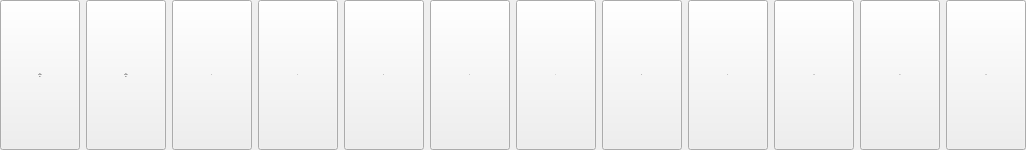
             <widget class="QWidget" name="page_4">
              <layout class="QHBoxLayout" name="horizontalLayout_10">
               <property name="leftMargin">
                <number>0</number>
               </property>
               <property name="topMargin">
                <number>0</number>
               </property>
               <property name="rightMargin">
                <number>0</number>
               </property>
               <property name="bottomMargin">
                <number>0</number>
               </property>
               <item>
                <widget class="QPushButton" name="mBtn_Clear_TestTable_3">
                 <property name="sizePolicy">
                  <sizepolicy hsizetype="Minimum" vsizetype="Minimum">
                   <horstretch>0</horstretch>
                   <verstretch>0</verstretch>
                  </sizepolicy>
                 </property>
                 <property name="minimumSize">
                  <size>
                   <width>0</width>
                   <height>40</height>
                  </size>
                 </property>
                 <property name="font">
                  <font>
                   <pointsize>-1</pointsize>
                  </font>
                 </property>
                 <property name="styleSheet">
                  <string notr="true">QPushButton{ 
	border-radius:8px;
	background-color:rgb(31, 78, 121);
	font-size:26px; 
	color:white;
}
QPushButton:hover{
	font-size:26px; 
	color:white;	
}

QPushButton:pressed{
	background-color:rgb(31, 78, 121);
};
</string>
                 </property>
                 <property name="text">
                  <string>NT-
ProBNP

180</string>
                 </property>
                 <property name="checkable">
                  <bool>true</bool>
                 </property>
                 <property name="autoRepeat">
                  <bool>false</bool>
                 </property>
                </widget>
               </item>
               <item>
                <widget class="QPushButton" name="mBtn_Clear_TestTable_23">
                 <property name="sizePolicy">
                  <sizepolicy hsizetype="Minimum" vsizetype="Minimum">
                   <horstretch>0</horstretch>
                   <verstretch>0</verstretch>
                  </sizepolicy>
                 </property>
                 <property name="minimumSize">
                  <size>
                   <width>0</width>
                   <height>40</height>
                  </size>
                 </property>
                 <property name="font">
                  <font>
                   <pointsize>-1</pointsize>
                  </font>
                 </property>
                 <property name="styleSheet">
                  <string notr="true">QPushButton{ 
	border-radius:8px;
	background-color:rgb(107, 203, 96);
	font-size:23px; 
	color: rgb(64, 64, 64);
}
QPushButton:hover{
	font-size:23px; 
	color:black;	
}

QPushButton:pressed{
	background-color:rgb(31, 78, 121);
};
</string>
                 </property>
                 <property name="text">
                  <string>NT-
ProBNP

180</string>
                 </property>
                 <property name="checkable">
                  <bool>true</bool>
                 </property>
                 <property name="autoRepeat">
                  <bool>false</bool>
                 </property>
                </widget>
               </item>
               <item>
                <widget class="QPushButton" name="mBtn_Clear_TestTable_17">
                 <property name="sizePolicy">
                  <sizepolicy hsizetype="Minimum" vsizetype="Minimum">
                   <horstretch>0</horstretch>
                   <verstretch>0</verstretch>
                  </sizepolicy>
                 </property>
                 <property name="minimumSize">
                  <size>
                   <width>0</width>
                   <height>40</height>
                  </size>
                 </property>
                 <property name="font">
                  <font>
                   <pointsize>-1</pointsize>
                  </font>
                 </property>
                 <property name="styleSheet">
                  <string notr="true">QPushButton{ 
	border-radius:8px;
	background-color:rgb(205,206,214);
	font-size:26px; 
	color:black;
}
QPushButton:hover{
	font-size:26px; 
	color:black;	
}

QPushButton:pressed{
	background-color:rgb(31, 78, 121);
};
</string>
                 </property>
                 <property name="text">
                  <string>3</string>
                 </property>
                 <property name="checkable">
                  <bool>true</bool>
                 </property>
                 <property name="autoRepeat">
                  <bool>false</bool>
                 </property>
                </widget>
               </item>
               <item>
                <widget class="QPushButton" name="mBtn_Clear_TestTable_19">
                 <property name="sizePolicy">
                  <sizepolicy hsizetype="Minimum" vsizetype="Minimum">
                   <horstretch>0</horstretch>
                   <verstretch>0</verstretch>
                  </sizepolicy>
                 </property>
                 <property name="minimumSize">
                  <size>
                   <width>0</width>
                   <height>40</height>
                  </size>
                 </property>
                 <property name="font">
                  <font>
                   <pointsize>-1</pointsize>
                  </font>
                 </property>
                 <property name="styleSheet">
                  <string notr="true">QPushButton{ 
	border-radius:8px;
	background-color:rgb(205,206,214);
	font-size:26px; 
	color:black;
}
QPushButton:hover{
	font-size:26px; 
	color:black;	
}

QPushButton:pressed{
	background-color:rgb(31, 78, 121);
};
</string>
                 </property>
                 <property name="text">
                  <string>4</string>
                 </property>
                 <property name="checkable">
                  <bool>true</bool>
                 </property>
                 <property name="autoRepeat">
                  <bool>false</bool>
                 </property>
                </widget>
               </item>
               <item>
                <widget class="QPushButton" name="mBtn_Clear_TestTable_18">
                 <property name="sizePolicy">
                  <sizepolicy hsizetype="Minimum" vsizetype="Minimum">
                   <horstretch>0</horstretch>
                   <verstretch>0</verstretch>
                  </sizepolicy>
                 </property>
                 <property name="minimumSize">
                  <size>
                   <width>0</width>
                   <height>40</height>
                  </size>
                 </property>
                 <property name="font">
                  <font>
                   <pointsize>-1</pointsize>
                  </font>
                 </property>
                 <property name="styleSheet">
                  <string notr="true">QPushButton{ 
	border-radius:8px;
	background-color:rgb(205,206,214);
	font-size:26px; 
	color:black;
}
QPushButton:hover{
	font-size:26px; 
	color:black;	
}

QPushButton:pressed{
	background-color:rgb(31, 78, 121);
};
</string>
                 </property>
                 <property name="text">
                  <string>5</string>
                 </property>
                 <property name="checkable">
                  <bool>true</bool>
                 </property>
                 <property name="autoRepeat">
                  <bool>false</bool>
                 </property>
                </widget>
               </item>
               <item>
                <widget class="QPushButton" name="mBtn_Clear_TestTable_25">
                 <property name="sizePolicy">
                  <sizepolicy hsizetype="Minimum" vsizetype="Minimum">
                   <horstretch>0</horstretch>
                   <verstretch>0</verstretch>
                  </sizepolicy>
                 </property>
                 <property name="minimumSize">
                  <size>
                   <width>0</width>
                   <height>150</height>
                  </size>
                 </property>
                 <property name="font">
                  <font>
                   <pointsize>-1</pointsize>
                  </font>
                 </property>
                 <property name="styleSheet">
                  <string notr="true">QPushButton{ 
	border-radius:8px;
	background-color:rgb(205,206,214);
	font-size:26px; 
	color:black;
}
QPushButton:hover{
	font-size:26px; 
	color:black;	
}

QPushButton:pressed{
	background-color:rgb(31, 78, 121);
};
</string>
                 </property>
                 <property name="text">
                  <string>6</string>
                 </property>
                 <property name="checkable">
                  <bool>true</bool>
                 </property>
                 <property name="autoRepeat">
                  <bool>false</bool>
                 </property>
                </widget>
               </item>
               <item>
                <widget class="QPushButton" name="mBtn_Clear_TestTable_22">
                 <property name="sizePolicy">
                  <sizepolicy hsizetype="Minimum" vsizetype="Minimum">
                   <horstretch>0</horstretch>
                   <verstretch>0</verstretch>
                  </sizepolicy>
                 </property>
                 <property name="minimumSize">
                  <size>
                   <width>0</width>
                   <height>40</height>
                  </size>
                 </property>
                 <property name="font">
                  <font>
                   <pointsize>-1</pointsize>
                  </font>
                 </property>
                 <property name="styleSheet">
                  <string notr="true">QPushButton{ 
	border-radius:8px;
	background-color:rgb(205,206,214);
	font-size:26px; 
	color:black;
}
QPushButton:hover{
	font-size:26px; 
	color:black;	
}

QPushButton:pressed{
	background-color:rgb(31, 78, 121);
};
</string>
                 </property>
                 <property name="text">
                  <string>7</string>
                 </property>
                 <property name="checkable">
                  <bool>true</bool>
                 </property>
                 <property name="autoRepeat">
                  <bool>false</bool>
                 </property>
                </widget>
               </item>
               <item>
                <widget class="QPushButton" name="mBtn_Clear_TestTable_15">
                 <property name="sizePolicy">
                  <sizepolicy hsizetype="Minimum" vsizetype="Minimum">
                   <horstretch>0</horstretch>
                   <verstretch>0</verstretch>
                  </sizepolicy>
                 </property>
                 <property name="minimumSize">
                  <size>
                   <width>0</width>
                   <height>40</height>
                  </size>
                 </property>
                 <property name="font">
                  <font>
                   <pointsize>-1</pointsize>
                  </font>
                 </property>
                 <property name="styleSheet">
                  <string notr="true">QPushButton{ 
	border-radius:8px;
	background-color:rgb(205,206,214);
	font-size:26px; 
	color:black;
}
QPushButton:hover{
	font-size:26px; 
	color:black;	
}

QPushButton:pressed{
	background-color:rgb(31, 78, 121);
};
</string>
                 </property>
                 <property name="text">
                  <string>8</string>
                 </property>
                 <property name="checkable">
                  <bool>true</bool>
                 </property>
                 <property name="autoRepeat">
                  <bool>false</bool>
                 </property>
                </widget>
               </item>
               <item>
                <widget class="QPushButton" name="mBtn_Clear_TestTable_20">
                 <property name="sizePolicy">
                  <sizepolicy hsizetype="Minimum" vsizetype="Minimum">
                   <horstretch>0</horstretch>
                   <verstretch>0</verstretch>
                  </sizepolicy>
                 </property>
                 <property name="minimumSize">
                  <size>
                   <width>0</width>
                   <height>40</height>
                  </size>
                 </property>
                 <property name="font">
                  <font>
                   <pointsize>-1</pointsize>
                  </font>
                 </property>
                 <property name="styleSheet">
                  <string notr="true">QPushButton{ 
	border-radius:8px;
	background-color:rgb(205,206,214);
	font-size:26px; 
	color:black;
}
QPushButton:hover{
	font-size:26px; 
	color:black;	
}

QPushButton:pressed{
	background-color:rgb(31, 78, 121);
};
</string>
                 </property>
                 <property name="text">
                  <string>9</string>
                 </property>
                 <property name="checkable">
                  <bool>true</bool>
                 </property>
                 <property name="autoRepeat">
                  <bool>false</bool>
                 </property>
                </widget>
               </item>
               <item>
                <widget class="QPushButton" name="mBtn_Clear_TestTable_21">
                 <property name="sizePolicy">
                  <sizepolicy hsizetype="Minimum" vsizetype="Minimum">
                   <horstretch>0</horstretch>
                   <verstretch>0</verstretch>
                  </sizepolicy>
                 </property>
                 <property name="minimumSize">
                  <size>
                   <width>0</width>
                   <height>40</height>
                  </size>
                 </property>
                 <property name="font">
                  <font>
                   <pointsize>-1</pointsize>
                  </font>
                 </property>
                 <property name="styleSheet">
                  <string notr="true">QPushButton{ 
	border-radius:8px;
	background-color:rgb(205,206,214);
	font-size:26px; 
	color:black;
}
QPushButton:hover{
	font-size:26px; 
	color:black;	
}

QPushButton:pressed{
	background-color:rgb(31, 78, 121);
};
</string>
                 </property>
                 <property name="text">
                  <string>10</string>
                 </property>
                 <property name="checkable">
                  <bool>true</bool>
                 </property>
                 <property name="autoRepeat">
                  <bool>false</bool>
                 </property>
                </widget>
               </item>
               <item>
                <widget class="QPushButton" name="mBtn_Clear_TestTable_24">
                 <property name="sizePolicy">
                  <sizepolicy hsizetype="Minimum" vsizetype="Minimum">
                   <horstretch>0</horstretch>
                   <verstretch>0</verstretch>
                  </sizepolicy>
                 </property>
                 <property name="minimumSize">
                  <size>
                   <width>0</width>
                   <height>40</height>
                  </size>
                 </property>
                 <property name="font">
                  <font>
                   <pointsize>-1</pointsize>
                  </font>
                 </property>
                 <property name="styleSheet">
                  <string notr="true">QPushButton{ 
	border-radius:8px;
	background-color:rgb(205,206,214);
	font-size:26px; 
	color:black;
}
QPushButton:hover{
	font-size:26px; 
	color:black;	
}

QPushButton:pressed{
	background-color:rgb(31, 78, 121);
};
</string>
                 </property>
                 <property name="text">
                  <string>11</string>
                 </property>
                 <property name="checkable">
                  <bool>true</bool>
                 </property>
                 <property name="autoRepeat">
                  <bool>false</bool>
                 </property>
                </widget>
               </item>
               <item>
                <widget class="QPushButton" name="mBtn_Clear_TestTable_16">
                 <property name="sizePolicy">
                  <sizepolicy hsizetype="Minimum" vsizetype="Minimum">
                   <horstretch>0</horstretch>
                   <verstretch>0</verstretch>
                  </sizepolicy>
                 </property>
                 <property name="minimumSize">
                  <size>
                   <width>0</width>
                   <height>40</height>
                  </size>
                 </property>
                 <property name="font">
                  <font>
                   <pointsize>-1</pointsize>
                  </font>
                 </property>
                 <property name="styleSheet">
                  <string notr="true">QPushButton{ 
	border-radius:8px;
	background-color:rgb(205,206,214);
	font-size:26px; 
	color:black;
}
QPushButton:hover{
	font-size:26px; 
	color:black;	
}

QPushButton:pressed{
	background-color:rgb(31, 78, 121);
};
</string>
                 </property>
                 <property name="text">
                  <string>12</string>
                 </property>
                 <property name="checkable">
                  <bool>true</bool>
                 </property>
                 <property name="autoRepeat">
                  <bool>false</bool>
                 </property>
                </widget>
               </item>
              </layout>
             </widget>
